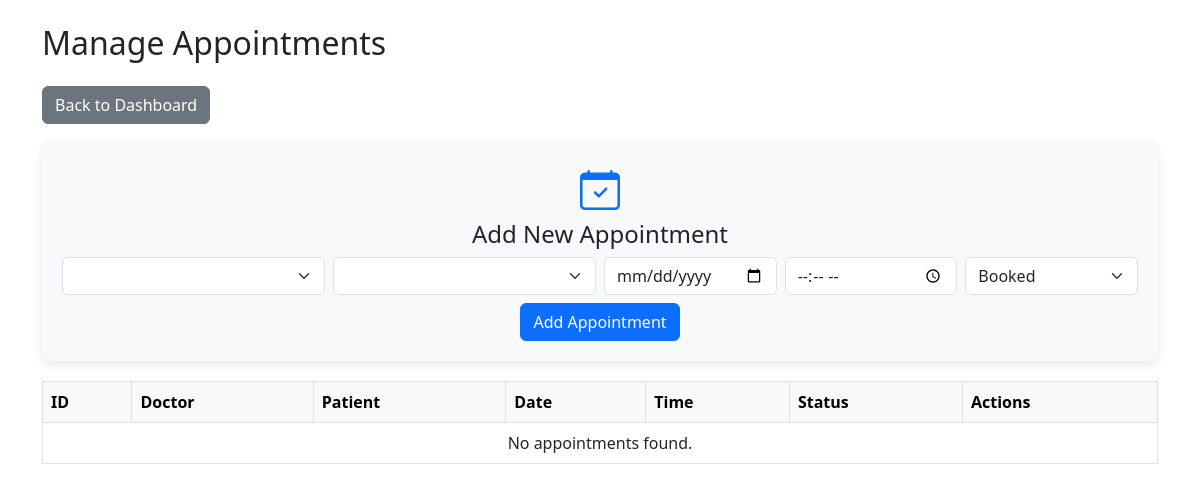
/admin/manage_appointments (signed in), run on an earlier commit of the app's database.
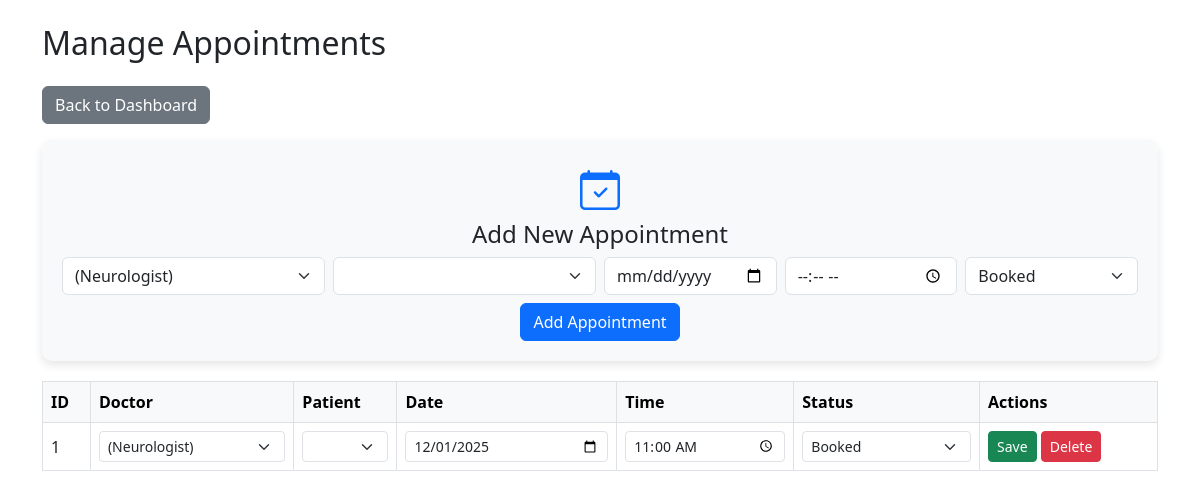
And on a later commit of the database.
### app.py (models this page shows)
class Appointment(db.Model):
    id = db.Column(db.Integer, primary_key=True)
    patient_id = db.Column(db.Integer, db.ForeignKey('patient_profile.id'), nullable=False)
    doctor_id = db.Column(db.Integer, db.ForeignKey('doctor_profile.id'), nullable=False)
    date = db.Column(db.Date, nullable=False)
    time = db.Column(db.Time, nullable=False)
    status = db.Column(db.String(20), default='pending')
    patient = db.relationship('PatientProfile', backref='appointments')
    doctor = db.relationship('DoctorProfile', backref='appointments')

### app.py (the view)
@app.route("/admin/manage_appointments")
@login_required
def manage_appointments():
    if current_user.role != "admin":
        abort(403)
    appointments = Appointment.query.all()
    doctors = DoctorProfile.query.all()
    patients = PatientProfile.query.all()
    return render_template(
        "manage_appointments.html",
        appointments=appointments, doctors=doctors, patients=patients
    )

### app.py (called while the page is built)
@login_manager.user_loader
def load_user(user_id):
    return User.query.get(int(user_id))

@app.context_processor
def inject_user():
    return dict(current_user=current_user, now=datetime.now())

### templates/manage_appointments.html (shortened to what this page needs)
<!DOCTYPE html>
<html lang="en">
<head>
    <link href="https://cdn.jsdelivr.net/npm/bootstrap@5.3.0/dist/css/bootstrap.min.css" rel="stylesheet">
    <link href="https://cdn.jsdelivr.net/npm/bootstrap-icons@1.10.5/font/bootstrap-icons.css" rel="stylesheet">
</head>
<body>
<div class="container mt-4">
    <h2 class="mb-4">Manage Appointments</h2>
    <a href="{{ url_for('admin_dashboard') }}" class="btn btn-secondary mb-3">Back to Dashboard</a>
    <div class="dashboard-card bg-light">
        <i class="bi bi-calendar-check"></i>
        <h4>Add New Appointment</h4>
        <form method="POST" action="{{ url_for('add_appointment') }}">
            <div class="row g-2">
                <div class="col-md-3">
                    <select name="doctor_id" class="form-select" required>
                        {% for doc in doctors %}
                        <option value="{{ doc.id }}">{{ doc.name }} ({{ doc.specialization }})</option>
                        {% endfor %}
                    </select>
                </div>
                <div class="col-md-3">
                    <select name="patient_id" class="form-select" required>
                        {% for pat in patients %}
                        <option value="{{ pat.id }}">{{ pat.name }}</option>
                        {% endfor %}
                    </select>
                </div>
                <div class="col-md-2">
                    <input type="date" name="date" class="form-control" required>
                </div>
                <div class="col-md-2">
                    <input type="time" name="time" class="form-control" required>
                </div>
                <div class="col-md-2">
                    <select name="status" class="form-select">
                        <option value="Booked">Booked</option>
                    </select>
                </div>
            </div>
            <button type="submit" class="btn btn-primary mt-2">Add Appointment</button>
        </form>
    </div>
    <div class="table-responsive mt-3">
        <table class="table table-bordered table-hover">
            <thead class="table-light">
                <tr>
                    <th>ID</th>
                    <th>Doctor</th>
                    <th>Patient</th>
                    <th>Date</th>
                    <th>Time</th>
                    <th>Status</th>
                    <th>Actions</th>
                </tr>
            </thead>
            <tbody>
                {% for appt in appointments %}
                <tr id="row-{{ appt.id }}">
                    <form method="POST" action="{{ url_for('update_appointment', appt_id=appt.id) }}">
                        <td>{{ appt.id }}</td>
                        <td>
                            <select name="doctor_id" class="form-select form-select-sm">
                                {% for doc in doctors %}
                                <option value="{{ doc.id }}" {% if doc.id == appt.doctor_id %}selected{% endif %}>{{ doc.name }} ({{ doc.specialization }})</option>
                                {% endfor %}
                            </select>
                        </td>
                        <td>
                            <select name="patient_id" class="form-select form-select-sm">
                                {% for pat in patients %}
                                <option value="{{ pat.id }}" {% if pat.id == appt.patient_id %}selected{% endif %}>{{ pat.name }}</option>
                                {% endfor %}
                            </select>
                        </td>
                        <td><input type="date" name="date" value="{{ appt.date }}" class="form-control form-control-sm"></td>
                        <td><input type="time" name="time" value="{{ appt.time }}" class="form-control form-control-sm"></td>
                        <td>
                            <select name="status" class="form-select form-select-sm">
                                <option value="Booked" {% if appt.status=='Booked' %}selected{% endif %}>Booked</option>
                            </select>
                        </td>
                        <td>
                            <button type="submit" class="btn btn-success btn-sm">Save</button>
                            <a href="{{ url_for('delete_appointment', appt_id=appt.id) }}" class="btn btn-danger btn-sm"
                               onclick="return confirm('Are you sure?')">Delete</a>
                        </td>
                    </form>
                </tr>
                {% else %}
                <tr>
                    <td colspan="7" class="text-center">No appointments found.</td>
                </tr>
                {% endfor %}
            </tbody>
        </table>
    </div>
</div>
</body>
</html>

### templates/manage_appointments.html (style rules this page uses)
.dashboard-card { padding: 20px; border-radius: 10px; box-shadow: 0 4px 10px rgba(0,0,0,0.1); margin-bottom: 20px; text-align: center; }
.dashboard-card i { font-size: 40px; margin-bottom: 10px; color: #0d6efd; }
table th, table td { vertical-align: middle !important; }

What changed in the data, as far as the page shows it:
added Appointment: id "1", doctor_id "(Neurologist)", date "12/01/2025", time "11:00:00"
Also different on the page:
form field doctor_id: (not shown) → "(Neurologist)"
text no longer shown: "No appointments found."
